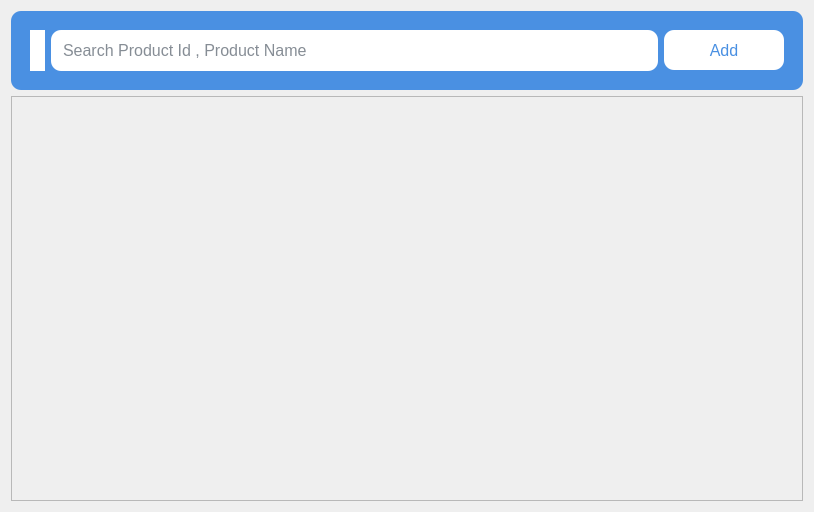
<?xml version="1.0" encoding="UTF-8"?>
<ui version="4.0">
 <class>Products_Loader</class>
 <widget class="QDialog" name="Products_Loader">
  <property name="geometry">
   <rect>
    <x>0</x>
    <y>0</y>
    <width>814</width>
    <height>512</height>
   </rect>
  </property>
  <property name="windowTitle">
   <string>Search Product</string>
  </property>
  <property name="windowIcon">
   <iconset>
    <normalon>:/resources/dashboard-icons/orders-blue.svg</normalon>
   </iconset>
  </property>
  <layout class="QHBoxLayout" name="horizontalLayout">
   <item>
    <layout class="QVBoxLayout" name="verticalLayout">
     <item>
      <widget class="QFrame" name="horizontalFrame">
       <property name="sizePolicy">
        <sizepolicy hsizetype="Preferred" vsizetype="Fixed">
         <horstretch>0</horstretch>
         <verstretch>0</verstretch>
        </sizepolicy>
       </property>
       <property name="styleSheet">
        <string notr="true">background-color: rgb(74, 144, 226);
padding:10px;
border-radius: 10px;</string>
       </property>
       <layout class="QHBoxLayout" name="horizontalLayout_2">
        <item>
         <widget class="QLabel" name="label">
          <property name="sizePolicy">
           <sizepolicy hsizetype="Fixed" vsizetype="Fixed">
            <horstretch>0</horstretch>
            <verstretch>0</verstretch>
           </sizepolicy>
          </property>
          <property name="maximumSize">
           <size>
            <width>48</width>
            <height>48</height>
           </size>
          </property>
          <property name="styleSheet">
           <string notr="true">background-color: rgb(255, 255, 255);
padding: 4px;
border-radius:10px</string>
          </property>
          <property name="text">
           <string/>
          </property>
          <property name="pixmap">
           <pixmap resource="resources.qrc">:/resources/dashboard-icons/orders-blue.svg</pixmap>
          </property>
          <property name="scaledContents">
           <bool>true</bool>
          </property>
         </widget>
        </item>
        <item>
         <widget class="QLineEdit" name="applyFilter_linedit">
          <property name="font">
           <font>
            <pointsize>12</pointsize>
           </font>
          </property>
          <property name="styleSheet">
           <string notr="true">background-color: rgb(255, 255, 255);
color: rgb(14, 28, 44);
border-radius:10px;
border:none;
padding: 10px;</string>
          </property>
          <property name="placeholderText">
           <string>Search Product Id , Product Name</string>
          </property>
         </widget>
        </item>
        <item>
         <widget class="QPushButton" name="add_btn">
          <property name="sizePolicy">
           <sizepolicy hsizetype="Expanding" vsizetype="Fixed">
            <horstretch>0</horstretch>
            <verstretch>0</verstretch>
           </sizepolicy>
          </property>
          <property name="minimumSize">
           <size>
            <width>120</width>
            <height>40</height>
           </size>
          </property>
          <property name="maximumSize">
           <size>
            <width>120</width>
            <height>40</height>
           </size>
          </property>
          <property name="font">
           <font>
            <pointsize>12</pointsize>
           </font>
          </property>
          <property name="styleSheet">
           <string notr="true">QPushButton{
	background-color: rgb(255, 255, 255);
	color: rgb(74, 144, 226);
	border:none;
	border-radius:10px;
}

QPushButton:hover{
	background-color: rgb(14, 28, 44);
	
	color: rgb(255, 255, 255);
}</string>
          </property>
          <property name="text">
           <string>Add</string>
          </property>
         </widget>
        </item>
       </layout>
      </widget>
     </item>
     <item>
      <widget class="QScrollArea" name="scrollArea_layout">
       <property name="styleSheet">
        <string notr="true">QScrollBar:horizontal
    {
        height: 15px;
        margin: 3px 15px 3px 15px;
        border: 1px transparent #2A2929;
        border-radius: 4px;
        background-color: rgb(255, 255, 255);    /* white scroller bg*/
    }

    QScrollBar::handle:horizontal
    {
        background-color: rgb(74, 144, 226);      /* blue scoller */
        min-width: 5px;
        border-radius: 4px;
    }

    QScrollBar::add-line:horizontal
    {
        margin: 0px 3px 0px 3px;
        border-image: url(:/resources/other_icons/arrow_right_disabled.svg);       /* # &lt;-------- */
        width: 10px;
        height: 10px;
        subcontrol-position: right;
        subcontrol-origin: margin;
    }

    QScrollBar::sub-line:horizontal
    {
        margin: 0px 3px 0px 3px;
        border-image: url(:/resources/other_icons/arrow_left_disabled.svg);        /* # &lt;-------- */ 
        height: 10px;
        width: 10px;
        subcontrol-position: left;
        subcontrol-origin: margin;
    }

    QScrollBar::add-line:horizontal:hover,QScrollBar::add-line:horizontal:on
    {
        border-image: url(:/resources/other_icons/arrow_right.svg);               /* # &lt;-------- */
        height: 10px;
        width: 10px;
        subcontrol-position: right;
        subcontrol-origin: margin;
    }


    QScrollBar::sub-line:horizontal:hover, QScrollBar::sub-line:horizontal:on
    {
        border-image: url(:/resources/other_icons/arrow_left.svg);               /* # &lt;-------- */
        height: 10px;
        width: 10px;
        subcontrol-position: left;
        subcontrol-origin: margin;
    }

    QScrollBar::up-arrow:horizontal, QScrollBar::down-arrow:horizontal
    {
        background: none;
    }


    QScrollBar::add-page:horizontal, QScrollBar::sub-page:horizontal
    {
        background: none;
    }

    QScrollBar:vertical
    {
        background-color: rgb(255, 255, 255); /*white*/
        width: 15px;
        margin: 15px 3px 15px 3px;
        border: 1px transparent #2A2929;
        border-radius: 4px;
    }

    QScrollBar::handle:vertical
    {
        background-color: rgb(74, 144, 226);         /* scroller color blue*/
        min-height: 5px;
        border-radius: 4px;
    }

    QScrollBar::sub-line:vertical
    {
        margin: 3px 0px 3px 0px;
        border-image: url(:/resources/other_icons/arrow_up_disabled.svg);        /* # &lt;-------- */
        height: 10px;
        width: 10px;
        subcontrol-position: top;
        subcontrol-origin: margin;
    }

    QScrollBar::add-line:vertical
    {
        margin: 3px 0px 3px 0px;
        border-image: url(:/resources/other_icons/arrow_down_disabled.svg);       /* # &lt;-------- */
        height: 10px;
        width: 10px;
        subcontrol-position: bottom;
        subcontrol-origin: margin;
    }

    QScrollBar::sub-line:vertical:hover,QScrollBar::sub-line:vertical:on
    {
        border-image: url(:/resources/other_icons/arrow_up.svg);                  /* # &lt;-------- */
        height: 10px;
        width: 10px;
        subcontrol-position: top;
        subcontrol-origin: margin;
    }

    QScrollBar::add-line:vertical:hover, QScrollBar::add-line:vertical:on
    {
        border-image: url(:/resources/other_icons/arrow_down.svg);                /* # &lt;-------- */
        height: 10px;
        width: 10px;
        subcontrol-position: bottom;
        subcontrol-origin: margin;
    }

    QScrollBar::up-arrow:vertical, QScrollBar::down-arrow:vertical
    {
        background: none;
    }

    QScrollBar::add-page:vertical, QScrollBar::sub-page:vertical
    {
        background: none;
    }</string>
       </property>
       <property name="widgetResizable">
        <bool>true</bool>
       </property>
       <widget class="QWidget" name="scrollAreaWidgetContents">
        <property name="geometry">
         <rect>
          <x>0</x>
          <y>0</y>
          <width>792</width>
          <height>398</height>
         </rect>
        </property>
        <layout class="QVBoxLayout" name="verticalLayout_3">
         <item>
          <layout class="QVBoxLayout" name="scrollArea_vertical_layout"/>
         </item>
        </layout>
       </widget>
      </widget>
     </item>
    </layout>
   </item>
  </layout>
 </widget>
 <resources>
  <include location="resources.qrc"/>
 </resources>
 <connections/>
</ui>
